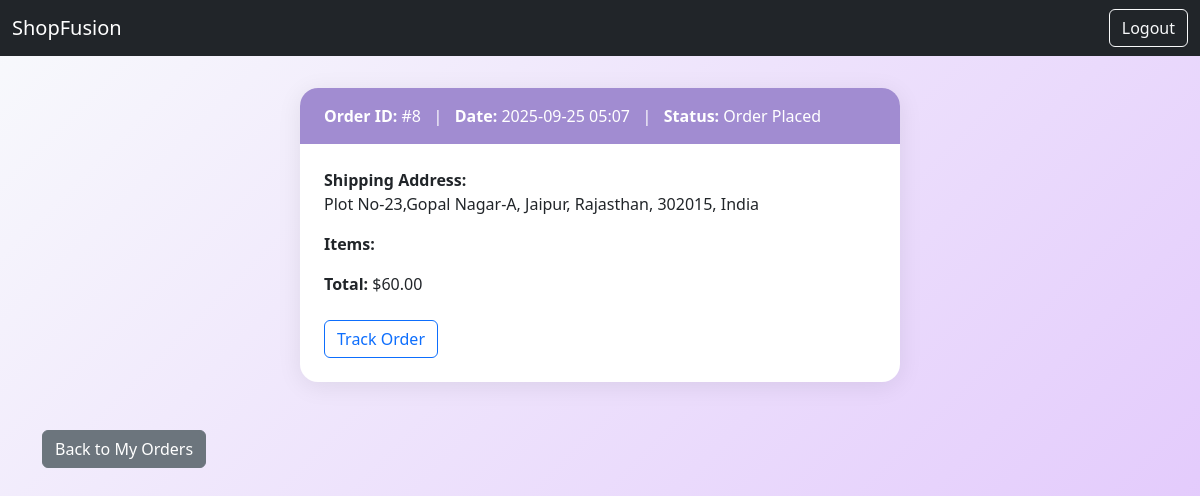
Page /order/8/ (signed in) on the committed database.
### store/models.py (models this page shows, shortened)
class Order(models.Model):
    user = models.ForeignKey(User, on_delete=models.CASCADE)
    address = models.ForeignKey(Address, on_delete=models.CASCADE)
    created_at = models.DateTimeField(auto_now_add=True)
    items = models.ManyToManyField(CartItem)
    total = models.DecimalField(max_digits=10, decimal_places=2)
    tracking_status = models.CharField(max_length=100, default='Order Placed')

class Address(models.Model):
    user = models.ForeignKey(User, on_delete=models.CASCADE)
    address_line = models.CharField(max_length=255)
    city = models.CharField(max_length=100)
    state = models.CharField(max_length=100)
    postal_code = models.CharField(max_length=20)
    country = models.CharField(max_length=100)

### store/views.py (the view)
# urls.py: path('order/<int:order_id>/', views.order_detail, name='order_detail'),
def order_detail(request, order_id):
    shop_user = request.shop_user if getattr(request, 'shop_user', None) else (request.user if request.user.is_authenticated else None)
    if not shop_user:
        return redirect('login')
    order = Order.objects.filter(id=order_id, user=shop_user).select_related('address').prefetch_related('items__product').first()
    if not order:
        return HttpResponse('Order not found or access denied.', status=404)
    return render(request, 'store/order_detail.html', {'order': order})

### store/templates/store/order_detail.html (shortened to what this page needs)
<!DOCTYPE html>
<html lang="en">
<head>
    <link href="https://cdn.jsdelivr.net/npm/bootstrap@5.3.0/dist/css/bootstrap.min.css" rel="stylesheet">
</head>
<body>
    <nav class="navbar navbar-expand-lg navbar-dark bg-dark mb-4">
        <div class="container-fluid">
            <a class="navbar-brand" href="{% url 'user_home' %}">ShopFusion</a>
            <a href="{% url 'logout' %}?next=/" class="btn btn-outline-light">Logout</a>
        </div>
    </nav>
    <div class="container">
        <div class="order-card">
            <div class="order-header">
                <strong>Order ID:</strong> #{{ order.id }} &nbsp; | &nbsp;
                <strong>Date:</strong> {{ order.created_at|date:"Y-m-d H:i" }} &nbsp; | &nbsp;
                <strong>Status:</strong> {{ order.tracking_status }}
            </div>
            <div class="order-body">
                <div class="mb-3"><strong>Shipping Address:</strong><br>
                    {{ order.address.address_line }}, {{ order.address.city }}, {{ order.address.state }}, {{ order.address.postal_code }}, {{ order.address.country }}
                </div>
                <div class="mb-3"><strong>Items:</strong>
                </div>
                <div><strong>Total:</strong> ${{ order.total }}</div>
                <div class="mt-4">
                    <a href="{% url 'track_order' %}" class="btn btn-outline-primary">Track Order</a>
                </div>
            </div>
        </div>
        <a href="{% url 'my_orders' %}" class="btn btn-secondary mt-3">Back to My Orders</a>
    </div>
</body>
</html>

### store/templates/store/order_detail.html (style rules this page uses)
body { background: linear-gradient(135deg, #f8fafc 0%, #e0c3fc 100%); min-height: 100vh; }
.order-card { box-shadow: 0 4px 24px rgba(0,0,0,0.08); border-radius: 18px; background: #fff; margin: 2rem auto; max-width: 600px; }
.order-header { background: #a18cd1; color: #fff; border-radius: 18px 18px 0 0; padding: 1rem 1.5rem; }
.order-body { padding: 1.5rem; }

### rows in the picture
Order: id "8", created_at "2025-09-25 05:07", tracking_status "Order Placed", address.address_line "Plot No-23,Gopal Nagar-A", address.city "Jaipur", address.state "Rajasthan", address.postal_code "302015", address.country "India", total "60.00"
